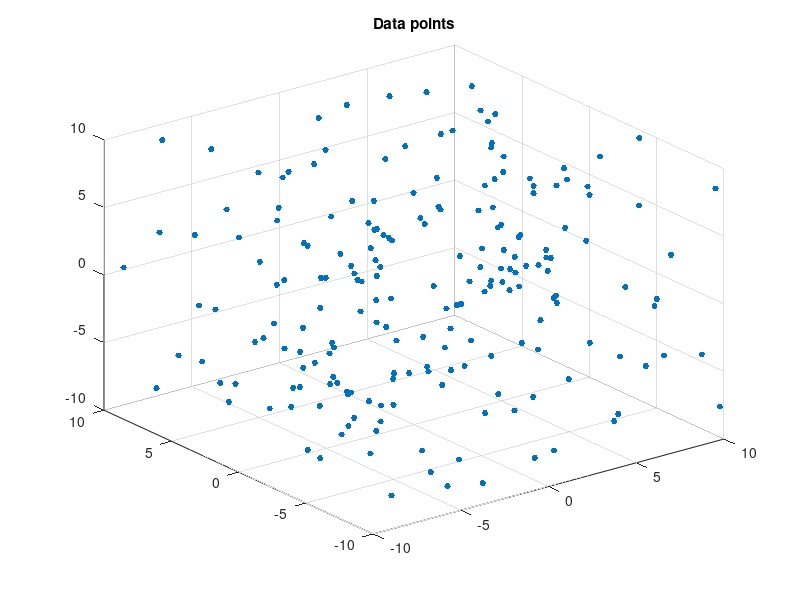
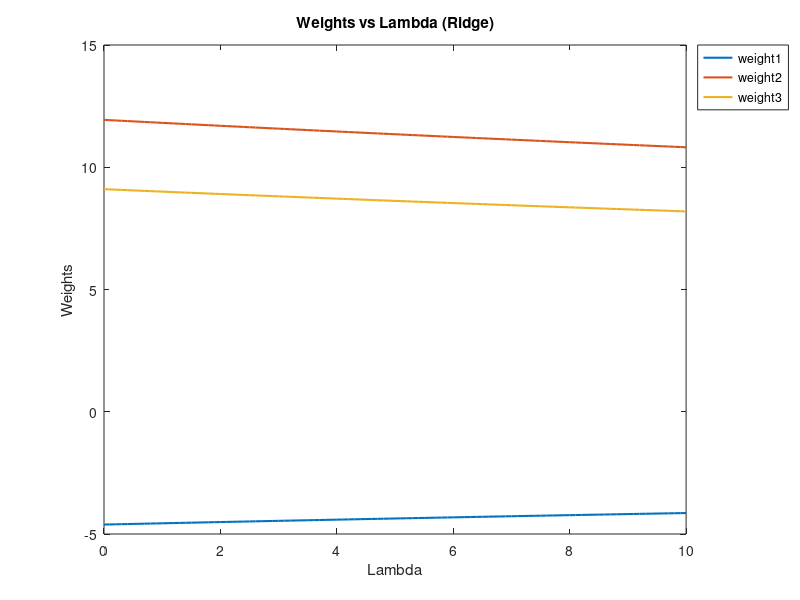
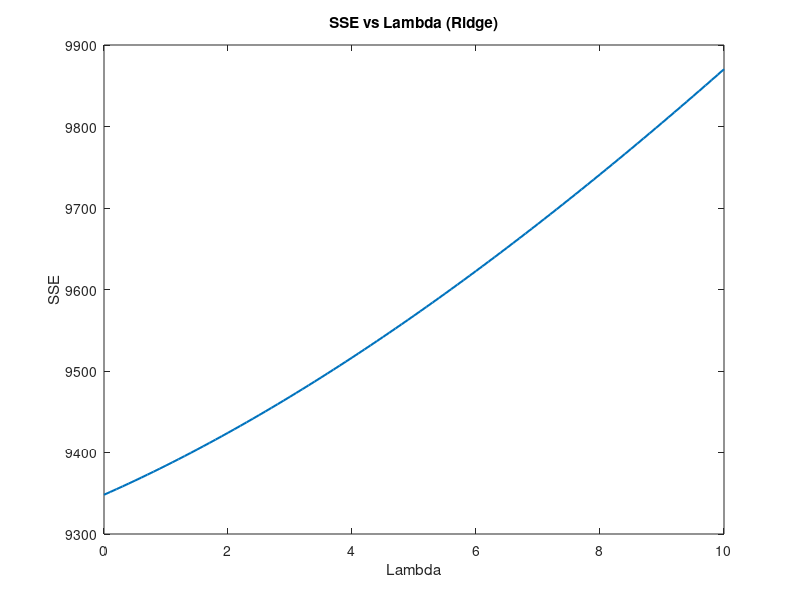

The MATLAB script that drew these images, in order: (Note: this script raises an error after producing the figures.)
clc
clear all
close all

%% Part 1 (Data Generation)

%% Data generation
%Inputs
x = -10 + 20*rand(200,3);
%Weights
w = [-0.8; 2.1; 1.5];
%Noise
vr = 10; % variance of the data
mn = 0; % mean of the data
sd = sqrt(vr);
n = 200; % number of points to be generated
noise = sd*randn(200,1) + mn;
%Outputs
y = x*w + 10 + noise;
figure('Name','Generated Data')
scatter3(x(:,1),x(:,2),x(:,3),200,'.')
title('Data points')

save('data.mat','x','y')
clear all
load('data.mat')

%% Part 2 (Ridge Regression)

%% Standardizing inputs
xtrain = (x(1:100,:) - mean(x(1:100,:)))./std(x(1:100,:));
xtest = (x(101:end,:) - mean(x(1:100,:)))./std(x(1:100,:));

%% Normalizing outputs
ytrain = y(1:100,:) - mean(y(1:100,:));
ytest = y(101:end,:) - mean(y(1:100,:));

%% Determining wo (bias term 'b' for ridge)
wor = mean(y(1:100,1))

%% Learning weights
w = [0 0 0];
for i = 1:101
    lambda = 0.1*(i-1);
    a = ((xtrain'*xtrain + lambda * eye(max(size(xtrain'*xtrain)))) \ (xtrain'*ytrain))';
    w = [w; a];
end
wr = w(2:end,:);

%% SSE
xtest = [ones(max(size(xtrain)),1) xtest];
wts = [wor*ones(max(size(wr)),1) wr];
SSEr = zeros(max(size(wr)),1);
for i = 1:max(size(wr))
    SSEr(i,1) = sum((wts(i,:)*xtest' - ytest').^2);
end

%% Plots for Weights vs Lambda (Ridge)
lambda = (0:0.1:10)';
figure('Name','Weights vs Lambda (Ridge)')
plot(lambda,wr(:,1),'-','LineWidth',1.5)
hold on
plot(lambda,wr(:,2),'-','LineWidth',1.5)
hold on
plot(lambda,wr(:,3),'-','LineWidth',1.5)
title('Weights vs Lambda (Ridge)'); xlabel('Lambda'); ylabel('Weights');
legend('weight1','weight2','weight3','Location','northeastoutside')
hold off

%% Plot for SSE vs Lambda (Ridge)
figure('Name','SSE vs Lambda (Ridge)')
plot(lambda,SSEr,'-','LineWidth',1.5)
title('SSE vs Lambda (Ridge)'); xlabel('Lambda'); ylabel('SSE');

%% Part 3 (Lasso Regression)

%% Standardizing inputs
xtrain = (x(1:100,:) - mean(x(1:100,:)))./std(x(1:100,:));
xtest = (x(101:end,:) - mean(x(1:100,:)))./std(x(1:100,:));

%% Normalizing outputs
ytrain = y(1:100,:) - mean(y(1:100,:));
ytest = y(101:end,:) - mean(y(1:100,:));

%% Determining wo (bias term 'b' for Lasso)
wol = mean(y(1:100,1))

%% Overall least square estimate
wp = inv(xtrain'*xtrain)*xtrain'*ytrain;

%% First value of GE
GE = sign(wp)';

%% Learning weights using TIBSHIRANI algorithm
eps = 10^-4;
w = [0 0 0];
for i = 1:101
    lambda = 0.1*(i-1);
    t = 1/lambda;
        while sum(abs(wp)) > t+eps 
        options = optimoptions(@quadprog,'Display','off');
        [wp] = quadprog(2*xtrain'*xtrain,-2*xtrain'*ytrain,GE,t*ones(size(GE,1),1),[],[],[],[],wp,options);
        GE = [GE;sign(wp)'];
        end
     w = [w; wp'];
end
wl = w(2:end,:);

%% SSE
wo = mean(y(1:100,1));
xtest = [ones(max(size(xtest)),1) xtest];
wts = [wo*ones(max(size(wts)),1) wl];
SSEl = zeros(max(size(wts)),1);
for i = 1:max(size(wts))
    SSEl(i,1) = sum((wts(i,:)*xtest' - ytest').^2);
end

%% Plots for Weights vs Lambda (Lasso)
lambda = (0:0.1:10)';
figure('Name','Weights vs Lambda (Lasso)')
plot(lambda,wl(:,1),'-','LineWidth',1.5)
hold on
plot(lambda,wl(:,2),'-','LineWidth',1.5)
hold on
plot(lambda,wl(:,3),'-','LineWidth',1.5)
title('Weights vs Lambda (Lasso)'); xlabel('Lambda'); ylabel('Weights');
legend('weight1','weight2','weight3','Location','northeastoutside')
hold off

%% Plot for SSE vs Lambda (Lasso)
figure('Name','SSE vs Lambda (Lasso)')
plot(lambda,SSEl,'-','LineWidth',1.5)
title('SSE vs Lambda (Lasso)'); xlabel('Lambda'); ylabel('SSE');

%% Part 4 (Miscellaneous plots for understanding purpose only)

%% Plot for Weights vs Lambda (Lasso and Ridge combined)
figure('Name','Plot for Weights vs Lambda (Lasso and Ridge combined)')
plot(lambda,wl(:,1),'-','LineWidth',1.5)
hold on
plot(lambda,wl(:,2),'-','LineWidth',1.5)
hold on
plot(lambda,wl(:,3),'-','LineWidth',1.5)
hold on
plot(lambda,wr(:,1),'--','LineWidth',1.5)
hold on
plot(lambda,wr(:,2),'--','LineWidth',1.5)
hold on
plot(lambda,wr(:,3),'--','LineWidth',1.5)
title('Weights vs Lambda (Lasso and Ridge combined)'); xlabel('Lambda'); ylabel('Weights');
legend('weight1(Lasso)','weight2(Lasso)','weight3(Lasso)','weight1(Ridge)','weight2(Ridge)','weight3(Ridge)','Location','northeastoutside')
hold off

%% Plot for SSE vs Lambda(Lasso and Ridge combined)
figure('Name','SSE vs Lambda (Lasso and Ridge combined)')
plot(lambda,SSEl,'-','LineWidth',1.5)
hold on
plot(lambda,SSEr,'--','LineWidth',1.5)
title('SSE vs Lambda (Lasso and Ridge combined)'); xlabel('Lambda'); ylabel('SSE');
legend('SSE(Lasso)','SSE(Ridge)','Location','northeastoutside')
hold off